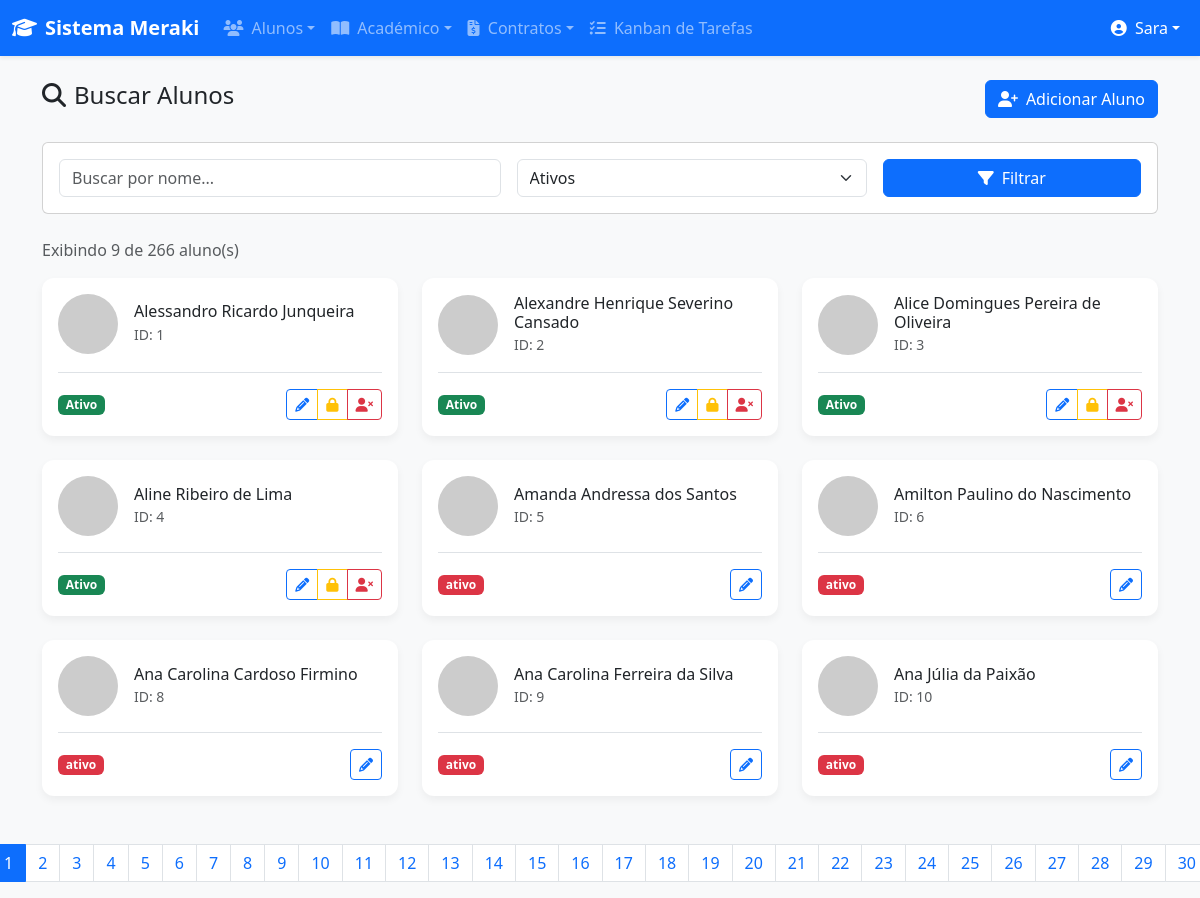
The page /buscar_aluno.php (signed in) on the database its author committed.
### tables this page shows
CREATE TABLE `alunos` (
  `id` int(11) NOT NULL,
  `nome` varchar(100) NOT NULL,
  `codigo_original` varchar(10) DEFAULT NULL,
  `turma_original` varchar(100) DEFAULT NULL,
  `idade` int(11) DEFAULT NULL,
  `telefone` varchar(20) DEFAULT NULL,
  `cpf` varchar(20) DEFAULT NULL,
  `senha` varchar(255) DEFAULT NULL,
  `foto_perfil` varchar(255) DEFAULT NULL,
  `pontos_fidelidade` int(11) DEFAULT '0',
  `responsavel` varchar(100) DEFAULT NULL,
  `telefone_responsavel` varchar(20) DEFAULT NULL,
  `status` varchar(30) DEFAULT NULL,
  `data_status` date DEFAULT NULL,
  `email` varchar(100) DEFAULT NULL,
  `data_nascimento` date DEFAULT NULL,
  `tipo_aluno_id` int(11) NOT NULL,
  `turma_id` int(11) DEFAULT NULL,
  `data_cadastro` datetime DEFAULT CURRENT_TIMESTAMP,
  `observacoes` text,
  `curso_id` int(11) DEFAULT NULL
);

### buscar_aluno.php (the view, shortened to what this page needs)
<?php
require 'conexao.php';
$nome = filter_input(INPUT_GET, 'nome', FILTER_SANITIZE_STRING) ?? '';
$status = filter_input(INPUT_GET, 'status', FILTER_SANITIZE_STRING) ?? 'Ativo';
$por_pagina = 9;
$pagina_atual = filter_input(INPUT_GET, 'pagina', FILTER_VALIDATE_INT) ?? 1;
$offset = ($pagina_atual - 1) * $por_pagina;
$params = [':status' => $status, ':nome' => "%$nome%"];
$where_clause = "WHERE a.status = :status AND a.nome LIKE :nome";
$stmt_total = $pdo->prepare("SELECT COUNT(a.id) FROM alunos a $where_clause");
$stmt_total->execute($params);
$total_alunos = $stmt_total->fetchColumn();
$total_paginas = ceil($total_alunos / $por_pagina);
$query_alunos = "
    SELECT a.id, a.nome, a.data_nascimento, a.responsavel, a.telefone, a.status, a.foto_perfil,
           GROUP_CONCAT(t.nome SEPARATOR ', ') as turmas
    FROM alunos a
    LEFT JOIN alunos_turmas at ON a.id = at.aluno_id AND at.ativo = 1
    LEFT JOIN turmas t ON at.turma_id = t.id
    $where_clause
    GROUP BY a.id
    ORDER BY a.nome
    LIMIT :limit OFFSET :offset
";
$stmt_alunos = $pdo->prepare($query_alunos);
$stmt_alunos->bindValue(':limit', $por_pagina, PDO::PARAM_INT);
$stmt_alunos->bindValue(':offset', $offset, PDO::PARAM_INT);
$stmt_alunos->bindValue(':status', $status);
$stmt_alunos->bindValue(':nome', "%$nome%");
$stmt_alunos->execute();
$alunos = $stmt_alunos->fetchAll(PDO::FETCH_ASSOC);
?>
<!DOCTYPE html>
<html lang="pt-BR">
<head>
    <link href="https://cdn.jsdelivr.net/npm/bootstrap@5.3.3/dist/css/bootstrap.min.css" rel="stylesheet">
    <link href="https://cdnjs.cloudflare.com/ajax/libs/font-awesome/6.4.0/css/all.min.css" rel="stylesheet">
</head>
<body>
<?php include 'nav.php'; ?>
<div class="container mt-4">
    <div class="d-flex justify-content-between align-items-center mb-4">
        <h2 class="h4"><i class="fas fa-search me-2"></i>Buscar Alunos</h2>
        <a href="cadastro_aluno.php" class="btn btn-primary"><i class="fas fa-user-plus me-2"></i>Adicionar Aluno</a>
    </div>
    <div class="card mb-4">
        <div class="card-body">
            <form method="GET" class="row g-3">
                <div class="col-md-5"><input type="text" name="nome" class="form-control" placeholder="Buscar por nome..." value="<?php echo htmlspecialchars($nome); ?>"></div>
                <div class="col-md-4">
                    <select name="status" class="form-select">
                        <option value="Ativo" <?php echo $status === 'Ativo' ? 'selected' : '' ?>>Ativos</option>
                    </select>
                </div>
                <div class="col-md-3"><button type="submit" class="btn btn-primary w-100"><i class="fas fa-filter me-2"></i>Filtrar</button></div>
            </form>
        </div>
    </div>
    <div class="d-flex justify-content-between align-items-center mb-3">
        <span class="text-muted">Exibindo <?php echo count($alunos); ?> de <?php echo $total_alunos; ?> aluno(s)</span>
    </div>
    <div class="row">
        <?php if (empty($alunos)): ?>
            <div class="col-12"><div class="alert alert-info text-center">Nenhum aluno encontrado.</div></div>
        <?php else: ?>
            <?php foreach ($alunos as $aluno): ?>
                <div class="col-md-6 col-lg-4 mb-4">
                    <div class="card student-card h-100">
                        <div class="card-body d-flex flex-column">
                            <div class="d-flex align-items-center mb-3">
                                <?php
                                    $foto_aluno = (!empty($aluno['foto_perfil']) && file_exists($aluno['foto_perfil'])) ? $aluno['foto_perfil'] : 'https://i.pravatar.cc/150?u=' . $aluno['id'];
                                ?>
                                <img src="<?php echo $foto_aluno; ?>" alt="Avatar" class="rounded-circle me-3 student-avatar">
                                <div>
                                    <h5 class="card-title mb-0 fs-6"><?php echo htmlspecialchars($aluno['nome']); ?></h5>
                                    <small class="text-muted">ID: <?php echo $aluno['id']; ?></small>
                                </div>
                            </div>
                            <div class="mt-auto pt-3 border-top">
                                <div class="d-flex justify-content-between align-items-center">
                                    <?php
                                        $status_class = $aluno['status'] === 'Ativo' ? 'success' : ($aluno['status'] === 'Trancado' ? 'warning' : 'danger');
                                    ?>
                                    <span class="badge bg-<?php echo $status_class; ?>"><?php echo $aluno['status']; ?></span>
                                    <div class="btn-group">
                                        <a href="editar_aluno.php?id=<?php echo $aluno['id']; ?>" class="btn btn-sm btn-outline-primary" title="Editar Aluno"><i class="fas fa-pencil-alt"></i></a>
                                        <?php if ($aluno['status'] === 'Ativo'): ?>
                                            <button class="btn btn-sm btn-outline-warning" title="Trancar Aluno" data-bs-toggle="modal" data-bs-target="#statusModal" data-aluno-id="<?php echo $aluno['id']; ?>" data-aluno-nome="<?php echo htmlspecialchars($aluno['nome']); ?>" data-acao="Trancado"><i class="fas fa-lock"></i></button>
                                            <button class="btn btn-sm btn-outline-danger" title="Cancelar Matrícula" data-bs-toggle="modal" data-bs-target="#statusModal" data-aluno-id="<?php echo $aluno['id']; ?>" data-aluno-nome="<?php echo htmlspecialchars($aluno['nome']); ?>" data-acao="Cancelado"><i class="fas fa-user-times"></i></button>
                                        <?php endif; ?>
                                    </div>
                                </div>
                            </div>
                        </div>
                    </div>
                </div>
            <?php endforeach; ?>
        <?php endif; ?>
    </div>
    <nav class="mt-4"><ul class="pagination justify-content-center">
        <?php for ($i = 1; $i <= $total_paginas; $i++): ?>
            <li class="page-item <?php echo $i === $pagina_atual ? 'active' : ''; ?>"><a class="page-link" href="?pagina=<?php echo $i; ?>&nome=<?php echo urlencode($nome); ?>&status=<?php echo urlencode($status); ?>"><?php echo $i; ?></a></li>
        <?php endfor; ?>
    </ul></nav>
</div>
</body>
</html>

### buscar_aluno.php (style rules this page uses)
body { background-color: #f8f9fa; }
.student-card { box-shadow: 0 4px 8px rgba(0,0,0,0.05); transition: all 0.3s ease; border: none; border-radius: 0.75rem; }
.student-avatar { width: 60px; height: 60px; object-fit: cover; }

### rows shown on the page
alunos: nome "Alessandro Ricardo Junqueira", id "1", status "Ativo"
alunos: nome "Alexandre Henrique Severino Cansado", id "2", status "Ativo"
alunos: nome "Alice Domingues Pereira de Oliveira", id "3", status "Ativo"
alunos: nome "Aline Ribeiro de Lima", id "4", status "Ativo"
alunos: nome "Amanda Andressa dos Santos", id "5", status "ativo"
alunos: nome "Amilton Paulino do Nascimento", id "6", status "ativo"
alunos: nome "Ana Carolina Cardoso Firmino", id "8", status "ativo"
alunos: nome "Ana Carolina Ferreira da Silva", id "9", status "ativo"
alunos: nome "Ana Júlia da Paixão", id "10", status "ativo"

### other values the page prints
$_SESSION['usuario_nome'] "Sara"
count($alunos) "9"
$total_alunos "266"
